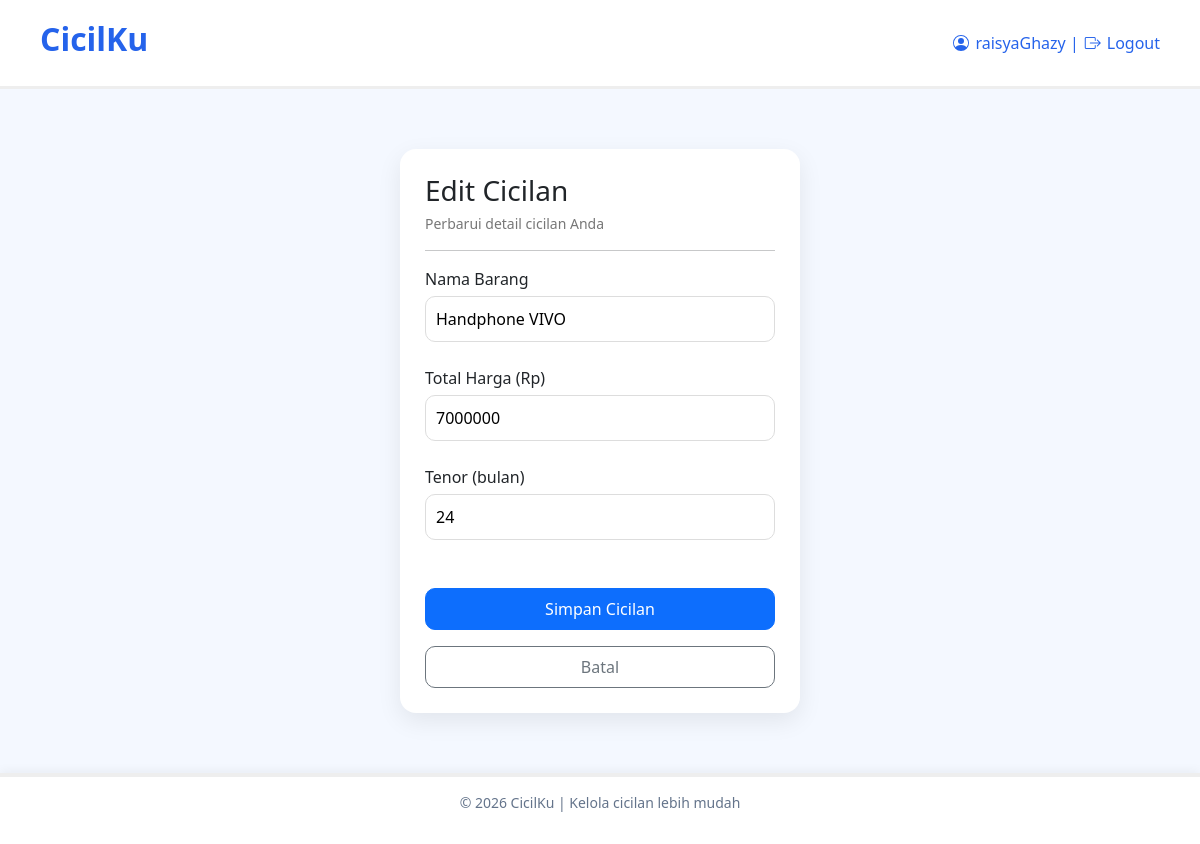
Page /edit.php?id=19 (signed in) on the committed database.
### tables this page shows
CREATE TABLE `cicilan` (
  `id_cicilan` int(11) NOT NULL,
  `nama_cicilan` varchar(100) DEFAULT NULL,
  `total_harga` int(11) DEFAULT NULL,
  `terbayar` int(11) DEFAULT NULL,
  `sisa_hutang` int(11) DEFAULT NULL,
  `status` varchar(20) DEFAULT NULL,
  `tenor` int(11) DEFAULT NULL,
  `id_user` int(11) DEFAULT NULL
);

### edit.php (the view, shortened to what this page needs)
<?php
include 'koneksi.php';
$id_cicilan = $_GET['id'];
$query = mysqli_query($koneksi, "SELECT * FROM cicilan WHERE id_cicilan ='$id_cicilan'");
$data = mysqli_fetch_array($query);
?>
<!DOCTYPE html>
<html>
<head>
    <link href="https://cdn.jsdelivr.net/npm/bootstrap@5.3.8/dist/css/bootstrap.min.css" rel="stylesheet">
    <link href="https://cdn.jsdelivr.net/npm/bootstrap-icons/font/bootstrap-icons.css" rel="stylesheet">
   <link rel="stylesheet" href="style.css">
</head>
<body>
  <header class="header">
     <h2>CicilKu</h2>
    <div class="logout">
    <div class="logout-link">
   <?php
if(isset($_SESSION['username'])){
    echo $_SESSION['username'];
    ?>
     |
     <a href="logout.php" class="logout-link">
        <i class="bi bi-box-arrow-right"></i> Logout
</a>
     <?php
    } else {
    echo "Guest";
}
?>
</div>
    </header>
        <div class="tambah">
            <h3>Edit Cicilan</h3>
             <p> Perbarui detail cicilan Anda </p>
             <hr>
                <form method="POST">
                    <label>Nama Barang</label><br>
                         <input type="text" name="nama_barang" placeholder="Masukkan nama barang" value="<?= $data['nama_cicilan'] ?>"readonly><br><br>
                    <label>Total Harga (Rp) </label><br>
                            <input type="number" name="total_harga" placeholder="Masukkan harga" value="<?= $data['total_harga'] ?>" required><br><br>
                    <label> Tenor (bulan)</label><br>
                            <input type="number" name="tenor" placeholder="Contoh: 12" value="<?= $data['tenor'] ?>" required><br><br>
                <div class="mt-3 d-grid gap-2">
                 <button type="submit" name="simpan" class="btn btn-primary"> Simpan Cicilan </button>
    <button type="button" onclick="window.location.href='dashboard.php'" class="btn btn-outline-secondary">Batal</button>
                        </div>
                </form>
            </div>
            <footer class="footer">
    <p> © 2026 CicilKu | Kelola cicilan lebih mudah</p>
</footer>
</body>
</html>

### style.css (style rules this page uses)
body { margin:0; background: #f4f8ff; flex-direction: column; min-height: 100vh; }
form { width: 100%; max-width: 400px; }
.header { background: white; backdrop-filter: blur(10px); padding: 20px 40px; display: flex; align-items: center; justify-content: space-between; border-bottom: 3px solid #eee; }
.footer { width: 100%; background: white; padding: 15px; text-align: center; margin-top: 50px; color: #64748b; font-size: 14px; box-shadow: 0 -2px 10px rgba(0, 0, 0, 0.05); border-top: 4px solid #eee; }
.logout-link { color: #2563eb; text-decoration: none; display: flex; align-items: center; gap: 6px; }
.header h2 { color: #2563eb; font-weight: bold; }
.btn { width: 100%; margin-top: 8px; padding: 8px; border-radius: 10px; text-decoration: none; text-align: center; display: block; }
.tambah { width: 400px; margin: 60px auto; background: white; padding: 25px; border-radius: 16px; box-shadow: 0 8px 25px rgba(0, 0, 0, 0.08); }
.tambah h3 { margin-bottom: 5px; }
.tambah p { color: #777; font-size: 14px; }
.tambah input { width: 100%; padding: 10px; border-radius: 10px; border: 1px solid #ddd; margin-top: 5px; outline: none; }
.tambah label { font-weight: 500; }

### rows in the picture
cicilan: nama_barang "Handphone VIVO", total_harga "7000000", tenor "24"

### other values in the picture
$_SESSION['username'] "raisyaGhazy"
